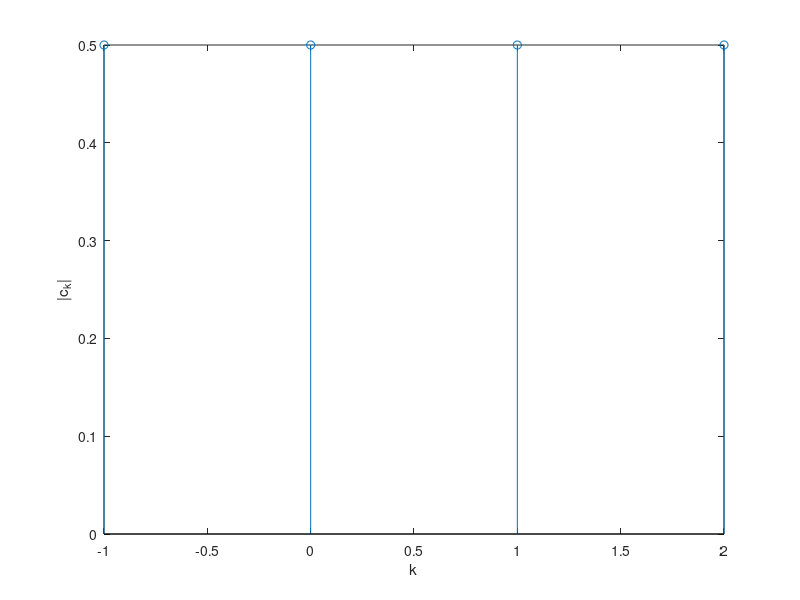
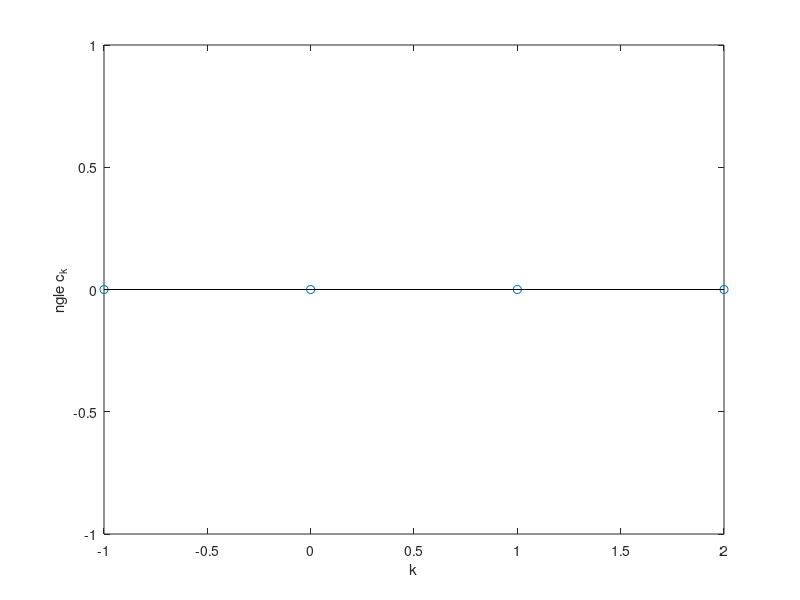

Write the MATLAB code that produced these figures, in order.
clc;
clear;
close all;
x = [0, 1];
N = 2;
c = [0, 0];
for k = 0:1:N-1
    for n = 0:1:N-1
        c(k+1) = c(k+1)+x(n+1);
    end
    c(k+1) = c(k+1)/N;
end
disp(c);
k = [-1, 0, 1, 2];
magnitude = [1/2, 1/2, 1/2, 1/2];
figure(1);
stem(k, magnitude);
xlabel("k");
ylabel("|c_k|");
phase = [0, 0, 0, 0];
figure(2);
stem(k, phase);
xlabel("k");
ylabel("\angle c_k");